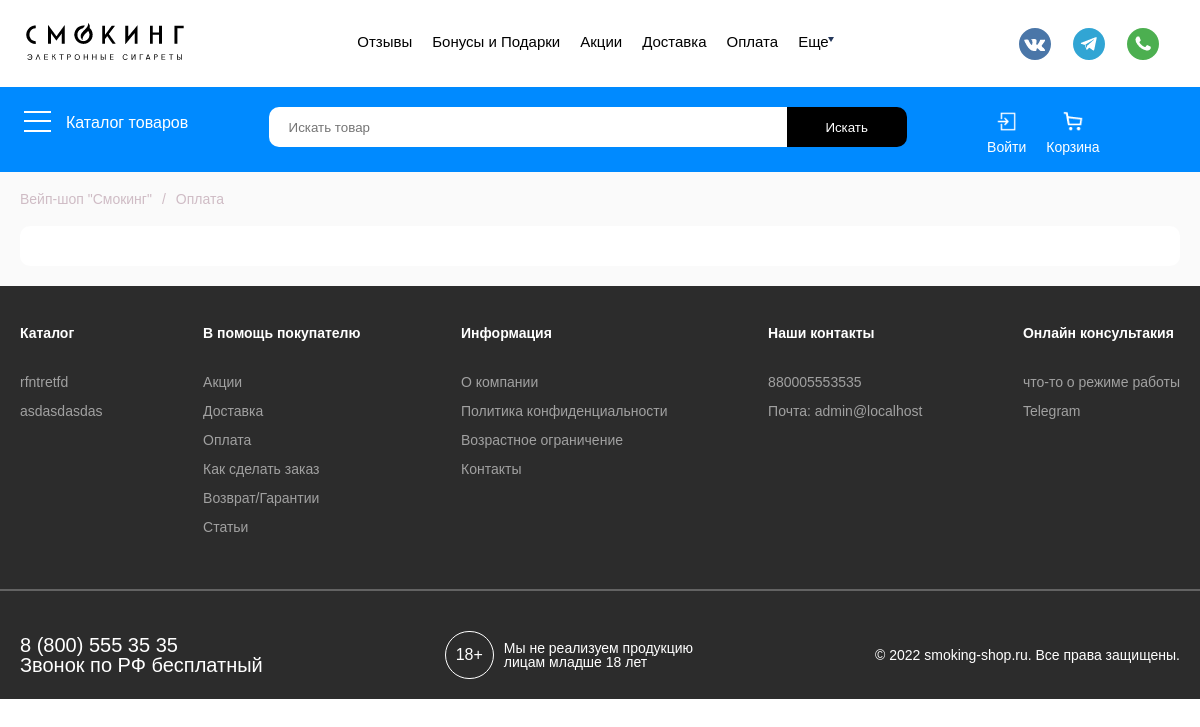
/payment/, run on an earlier commit of the app's database.
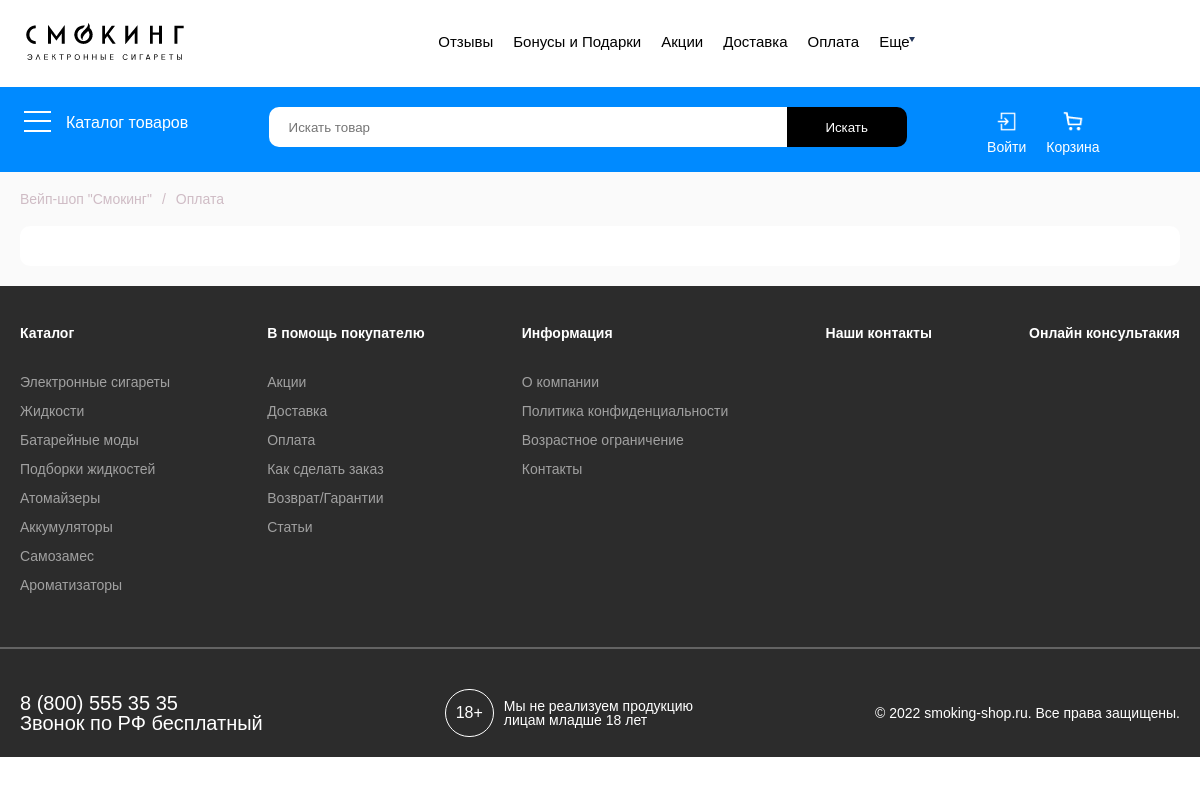
And on a later commit of the database.
### shop/models.py (models this page shows, shortened)
class Contact(models.Model):
    text = models.TextField(verbose_name='Контакты', blank=True,)
    time = models.CharField(max_length=250, blank=True, verbose_name='Режим работы')
    phone = models.CharField(max_length=100, blank=True, verbose_name='Номер')
    mail = models.CharField(max_length=250, blank=True, verbose_name='Почта')
    vk = models.URLField(max_length=250, blank=True, verbose_name='Ссылка на VK')
    telegram = models.URLField(max_length=250, blank=True, verbose_name='Ссылка на Telegram')
    whatsapp = models.URLField(max_length=250, blank=True, verbose_name='Ссылка на WhatsApp')
    class Meta:
        verbose_name_plural='Контакт и режим работы'
        verbose_name = 'Контакты и режимы работы'

class Category(models.Model):
    title = models.CharField(db_index=True, max_length=100, verbose_name='Название')
    image = models.ImageField(upload_to='media/images-category/%Y/%m/%d/', verbose_name='Изображения')
    slug = models.SlugField(max_length=50, verbose_name='Url', unique=True)
    def get_absolute_url(self):
        return reverse('get_category', kwargs={'slug_category': self.slug})
    class Meta:
        verbose_name_plural = 'Категории'
        verbose_name = 'Категория'

### shop/views.py (the view)
# urls.py: path('payment/', payment, name='payment'),
def payment(requests):
    payment = Payment.objects.first()
    context = {
        'title': 'Оплата',
        'payment': payment,
    }
    return render(requests, template_name='shop/payment.html', context=context)

### shop/templatetags/shop_tags.py (called while the page is built)
@register.simple_tag()
def get_contact():
    return Contact.objects.all()

@register.simple_tag()
def get_category():
    return Category.objects.all()

### shop/templates/shop/payment.html (shortened to what this page needs)
{% extends 'base.html' %}
{% load static %}
{% block content %}
  <div class="news_block">
    <div class="container">
      <div class="news_block__row">
        <a href="#">Вейп-шоп "Смокинг"</a>
        <p>/</p>
        <p>{{ title }}</p>
      </div>
      {% autoescape off %}
        <div class="news_block__content">
        </div>
      {% endautoescape %}
    </div>
  </div>
{% endblock %}

### templates/inc/_header.html (shortened to what this page needs)
{% load shop_tags %}
{% load static %}
<div class="header">
  <div class="container">
    <div class="header__row">
      <div class="header__smoking-logo">
        <a href="{% url 'home_page' %}"><img src="{% static 'img/Smokig.PNG' %}" alt=""></a>
      </div>
      <div class="header__grid">
        <ul class="header__list">
          <li><a href="">Отзывы</a></li>
          <li><a href="{% url 'bonuses_gifts' %}">Бонусы и Подарки</a></li>
          <li><a href="{% url 'stock' %}">Акции</a></li>
          <li><a href="{% url 'delivery' %}">Доставка</a></li>
          <li><a href="{% url 'payment' %}">Оплата</a></li>
          <li>
            <a href="">Еще</a>
            <div class="header__arrow"></div>
          </li>
        </ul>
      </div>
      <div class="header__social-network">
        {% get_contact as contact %}
        {% for item in contact %}
          <div class="header__social-network-link">
            <a href="{{ item.vk }}"><img src="{% static 'img/Social networks/vk.png' %}" alt=""></a>
          </div>
          <div class="header__social-network-link">
            <a href="{{ item.telegram }}"><img src="{% static 'img/Social networks/telegram.png' %}" alt=""></a>
          </div>
          <div class="header__social-network-link">
            <a href="{{ item.whatsapp }}"><img src="{% static 'img/Social networks/whatsapp.png' %}" alt=""></a>
          </div>
        {% endfor %}
      </div>
    </div>
  </div>
</div>

### templates/inc/_footer.html
{% load shop_tags %}
<div class="footer">
  <div class="container">
    <div class="footer__row">
      <div class="footer__item">
        <p class="footer__title">Каталог</p>
        <ul class="footer__list">
          {% get_category as category %}
          {% for item in category %}
            <li><a href="{{ item.get_absolute_url }}">{{ item.title }}</a></li>
          {% endfor %}
        </ul>
      </div>
      <div class="footer__item">
        <p class="footer__title">В помощь покупателю</p>
        <ul class="footer__list">
          <li><a href="{% url 'stock' %}">Акции</a></li>
          <li><a href="{% url 'delivery' %}">Доставка</a></li>
          <li><a href="{% url 'payment' %}">Оплата</a></li>
          <li><a href="{% url 'how_to_order' %}">Как сделать заказ</a></li>
          <li><a href="{% url 'guarantees' %}">Возврат/Гарантии</a></li>
          <li><a href="{% url 'all_news' %}">Статьи</a></li>
        </ul>
      </div>
      <div class="footer__item">
        <p class="footer__title">Информация</p>
        <ul class="footer__list">
          <li><a href="{% url 'about_company' %}">О компании</a></li>
          <li><a href="{% url 'privacy_policy' %}">Политика конфиденциальности</a></li>
          <li><a href="{% url 'age_limit' %}">Возрастное ограничение</a></li>
          <li><a href="#">Контакты</a></li>
        </ul>
      </div>
      <div class="footer__item">
        <p class="footer__title">Наши контакты</p>
        <ul class="footer__list">
          {% get_contact as contact %}
          {% for item in contact %}
            <li>{{ item.phone }}</li>
            <li>Почта: {{ item.mail }} </li>
          {% endfor %}
        </ul>
      </div>
      <div class="footer__item">
        <p class="footer__title">Онлайн консультакия</p>
        <ul class="footer__list">
          {% for item in contact %}
            <li>{{ item.time }}</li>
            <a class="footer__link" href="{{ item.telegram }}">Telegram</a>
          {% endfor %}
        </ul>
      </div>
    </div>
  </div>
  <div class="payment">
    <div class="container">
      <div class="payment__row">
        <div class="payment__item">
          <div class="paymment__phone">
            <p>8 (800) 555 35 35</p>
            <p>Звонок по РФ бесплатный</p>
          </div>
        </div>
        <div class="payment__item">
          <div class="payment__limitation">
            <div class="payment__18">18+</div>
            <div class="payment__body">
              <p>Мы не реализуем продукцию</p>
              <p>лицам младше 18 лет</p>
            </div>
          </div>
        </div>
        <div class="payment__item">
          <div class="payment__copy"><p>© 2022 smoking-shop.ru. Все права защищены.</p></div>
        </div>
      </div>
    </div>
  </div>
</div>

What changed in the data, as far as the page shows it:
removed Contact: phone "880005553535", mail "admin@localhost", time "что-то о режиме работы"
removed Category: title "rfntretfd"
removed Category: title "asdasdasdas"
added Category: title "Электронные сигареты"
added Category: title "Жидкости"
added Category: title "Батарейные моды"
added Category: title "Подборки жидкостей"
added Category: title "Атомайзеры"
added Category: title "Аккумуляторы"
added Category: title "Самозамес"
added Category: title "Ароматизаторы"
